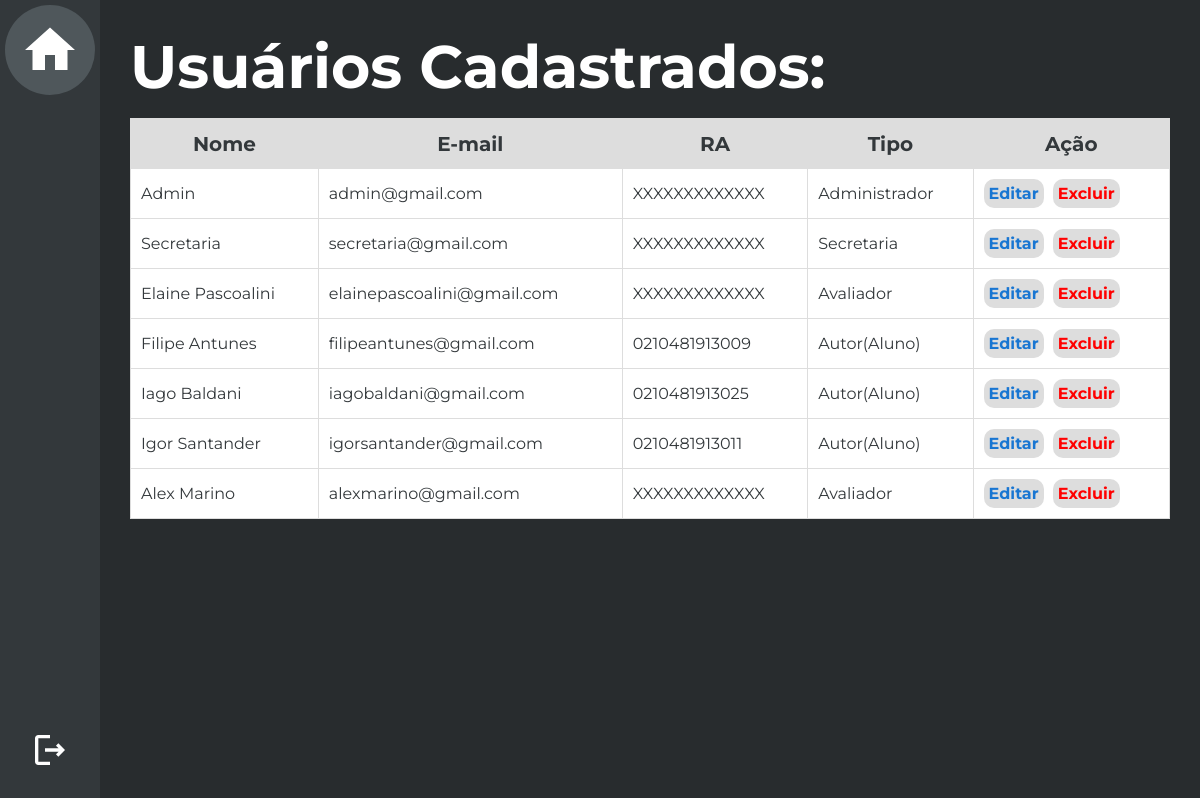
/Edição de usuário/Secretaria/UsuariosCadastrados.php?id=27 (signed in), run on an earlier commit of the app's database.
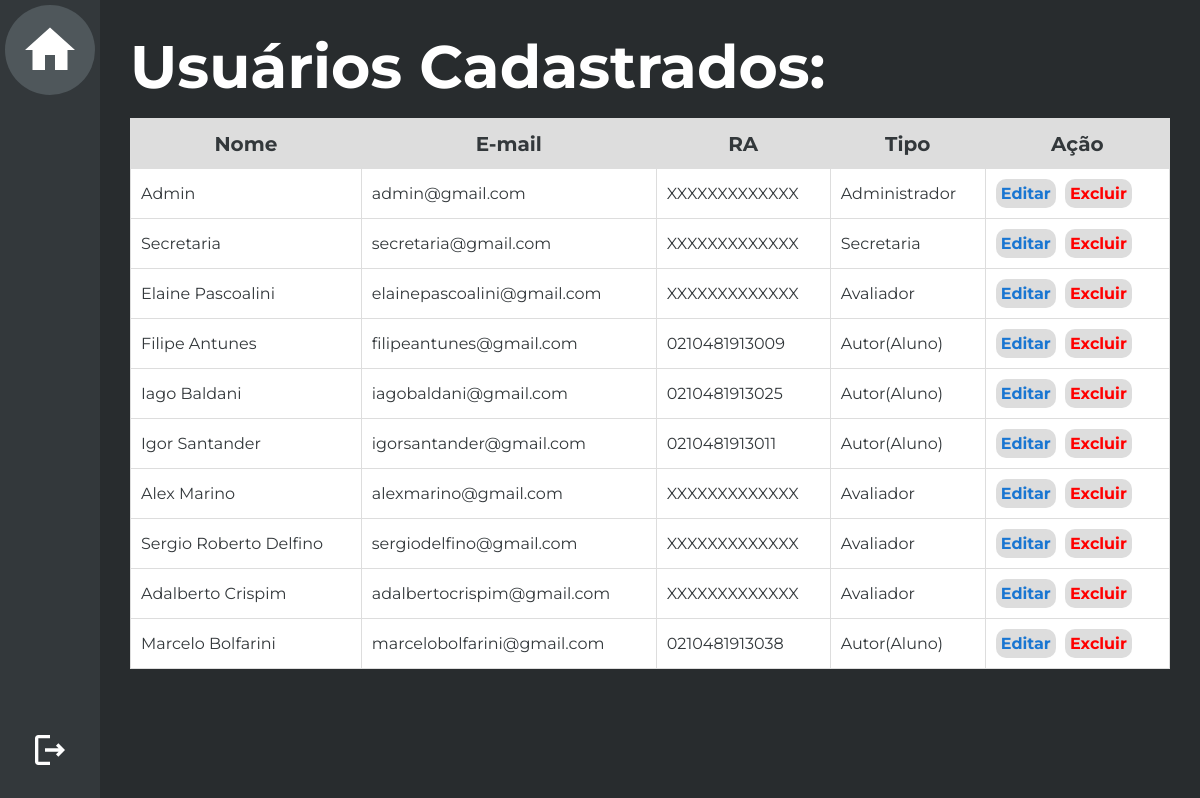
And on a later commit of the database.
### tables this page shows
CREATE TABLE `usuario` (
  `cod_usuario` smallint(4) NOT NULL,
  `nome` varchar(50) NOT NULL,
  `senha` varchar(32) NOT NULL,
  `cpf` varchar(50) NOT NULL DEFAULT '',
  `email` varchar(50) NOT NULL,
  `matricula` varchar(50) NOT NULL DEFAULT '',
  `tipo` int(11) NOT NULL DEFAULT 0,
  `curso` int(11) NOT NULL,
  `datacadastro` date DEFAULT NULL,
  `diretorio_imagem` varchar(70) NOT NULL
);

### Edição de usuário/Secretaria/UsuariosCadastrados.php (the view, shortened to what this page needs)
<?php
    include("../../conexao.php");
    $id_usuario = intval($_GET['id']);
    $sql_code = "SELECT * FROM usuario";
    $sql_query = $mysqli->query($sql_code) or die($mysqli->error);
    $linha = $sql_query->fetch_assoc();
?>
<html>
    <head>
        <link rel="stylesheet" type="text/css" href="../styleTabelaUsuarios.css"/>
    </head>
    <body>
        <aside>
            <div class="menu">
                <div class="menu-box home" id="home"><a href="javascript:history.back()">
                    <div class="home-img"> <img src="../../Imagens/home-white-18dp.svg" height="60px"/> </div>
                </a></div>
                <div class="menu-box" id="logout"><a href="../../logout.php">
                    <img src="../../Imagens/logout-white-18dp.svg" height="40px"/>
                </a></div>
            </div>
        </aside>
        <main>
            <div class="principal">
                <div class="filler"></div>
                <div class="container">
                    <h1>Usuários Cadastrados:</h1>
                    <table border=1 cellpadding=10>
                        <tr class=titulo>
                            <td>Nome</td>
                            <td>E-mail</td>
                            <td>RA</td>
                            <td>Tipo</td>
                            <td>Ação</td>
                        </tr>
                        <?php
                            do{
                        ?>
                        <tr>
                            <td><?php echo $linha['nome']; ?></td>
                            <td><?php echo $linha['email']; ?></td>
                            <td><?php echo $linha['matricula']; ?></td>
                            <td><?php
                                     if($linha['tipo']==1){
                                         echo "Administrador";
                                     }
                                     else if($linha['tipo']==2){
                                        echo "Autor(Aluno)";
                                    }
                                    else if($linha['tipo']==3){
                                        echo "Avaliador";
                                    }
                                    else if($linha['tipo']==4){
                                        echo "Secretaria";
                                    }
                                ?></td>
                            <td>
                                <a href="edicaoUsuarioSecretaria.php?usuario=<?php echo $linha['cod_usuario']; ?>&id=<?php echo $id_usuario; ?>">Editar</a>
                                <a href="../../Confirmações/confirmExcluir.php?usuario=<?php echo $linha['cod_usuario']; ?>&id=<?php echo $id_usuario;?>">Excluir</a>
                            </td>
                        </tr>
                        <?php } while($linha = $sql_query->fetch_assoc()); ?>
                    </table>
            </div>
        </main>
    </body>
</html>

What changed in the data, as far as the page shows it:
added usuario: nome "Sergio Roberto Delfino", email "sergiodelfino@gmail.com", matricula "XXXXXXXXXXXXX", shows "Avaliador"
added usuario: nome "Adalberto Crispim", email "adalbertocrispim@gmail.com", matricula "XXXXXXXXXXXXX", shows "Avaliador"
added usuario: nome "Marcelo Bolfarini", email "marcelobolfarini@gmail.com", matricula "0210481913038", shows "Autor(Aluno)"
